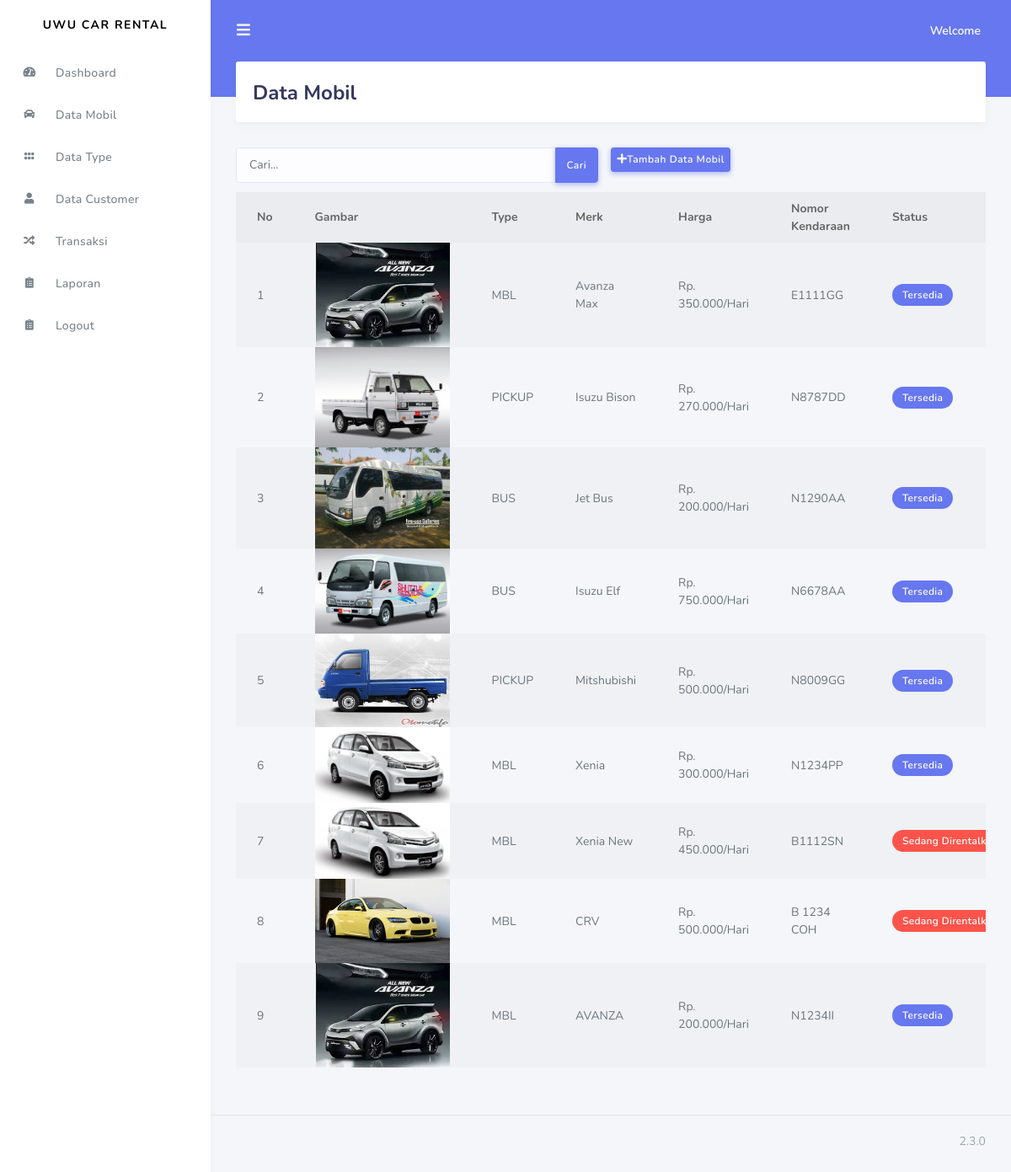
/rental_mobill/Admin/Data_mobil (signed in), run on the app's committed database.
### tables this page shows
CREATE TABLE `mobil` (
  `id_mobil` int(11) NOT NULL,
  `kode_type` varchar(120) NOT NULL,
  `merk` varchar(120) NOT NULL,
  `nopol` varchar(20) NOT NULL,
  `warna` varchar(20) NOT NULL,
  `tahun` varchar(4) NOT NULL,
  `harga` varchar(120) NOT NULL,
  `status` varchar(50) NOT NULL,
  `gambar` varchar(255) NOT NULL,
  `denda` int(11) NOT NULL,
  `supir` int(11) NOT NULL,
  `mp3_player` int(11) NOT NULL,
  `ac` int(11) NOT NULL,
  `central_lock` int(11) NOT NULL
);

### rental_mobill/application/controllers/Admin/Data_mobil.php (called while the page is built, shortened)
<?php
class Data_mobil extends CI_Controller {
    public function index()
    {
        $data['mobil'] = $this->Rental_model->get_data('mobil')->result();
        $data['type'] = $this->Rental_model->get_data('type')->result();
       $this->load->view('templates_admin/header');
       $this->load->view('templates_admin/sidebar');
       $this->load->view('Admin/Data_mobil', $data);
       $this->load->view('templates_admin/footer');
    }
}
?>

### rental_mobill/index.php (called while the page is built, shortened)
<?php
require_once BASEPATH.'core/CodeIgniter.php';

### rental_mobill/application/models/Rental_model.php (called while the page is built, shortened)
<?php
class Rental_model extends CI_Model {
    public function get_data($table){
        return $this->db->get($table);
    }
}
?>

### rental_mobill/application/views/Admin/Data_mobil.php (the view, shortened to what this page needs)
<div class="main-content">
        <section class="section">
          <div class="section-header">
            <h1>Data Mobil</h1>
          </div>
          <div class="row mt-3">
              <div class="col-md-6">
                  <form action="" method="post">
                  <div class="input-group">
                      <input type="text" class="form-control" placeholder="Cari..." name="keyword">
                      <div class="input-group-append">
                      <button class="btn btn-primary" type="submit">Cari</button>
                      </div>
                  </div>
                  </form>
              </div>
              <a href="<?php echo base_url('Admin/Data_mobil/tambah_mobil')?>" class="btn btn-sm btn-primary mb-4">
            <i class="fas fa-plus fa-sm"></i>Tambah Data Mobil</a>
          </div>
          <div class="table-responsive">
          <table class="table table-hover table-striped table-borderd">
            <thead>
                <tr>
                <th>No</th>
                <th>Gambar</th>
                <th>Type</th>
                <th>Merk</th>
                <th>Harga</th>
                <th>Nomor Kendaraan</th>
                <th>Status</th>
                </tr>
            </thead>
            <tbody>
                <?php
                $no=1;
                foreach($mobil as $mbl) : ?>
                <tr>
                    <td><?php echo $no++ ?></td>
                    <td>
                      <img width="160px" src="<?php echo base_url().'assets/upload/'.$mbl->gambar ?>">
                    </td>
                    <td><?php echo $mbl->kode_type ?></td>
                    <td><?php echo $mbl->merk ?></td>
                    <td>Rp. <?php echo number_format ($mbl->harga,0,',','.') ?>/Hari</td>
                    <td><?php echo $mbl->nopol ?></td>
                    <td><?php
                    if($mbl->status == "0"){
                        echo "<span class='badge badge-danger'>Sedang Direntalkan </span>";
                    }else{
                        echo "<span class='badge badge-primary'>Tersedia </span>";
                    }
                    ?></td>
                    </tr>
                <?php endforeach; ?>
            </tbody>
          </table>
          </div>
        </section>
</div>

### rental_mobill/application/views/templates_admin/header.php (shortened to what this page needs)
<!DOCTYPE html>
<html lang="en">
<head>
  <link rel="stylesheet" href="https://stackpath.bootstrapcdn.com/bootstrap/4.3.1/css/bootstrap.min.css">
  <link rel="stylesheet" href="https://use.fontawesome.com/releases/v5.7.2/css/all.css">
  <link rel="stylesheet" href="<?php echo base_url('assets/assets_stisla') ?>/assets/css/style.css">
  <link rel="stylesheet" href="<?php echo base_url('assets/assets_stisla') ?>/assets/css/components.css">
</head>

### rental_mobill/application/views/templates_admin/sidebar.php (shortened to what this page needs)
<body>
  <div id="app">
    <div class="main-wrapper">
      <div class="navbar-bg"></div>
      <nav class="navbar navbar-expand-lg main-navbar">
        <form class="form-inline mr-auto">
          <ul class="navbar-nav mr-3">
            <li><a href="#" data-toggle="sidebar" class="nav-link nav-link-lg"><i class="fas fa-bars"></i></a></li>
          </ul>
        </form>
        <ul class="navbar-nav navbar-right">
        <li class="dropdown"><a href="#" class="nav-link nav-link-lg nav-link-user">
            <div class="d-sm-none d-lg-inline-block">Welcome <?php echo $this->session->userdata('nama'); ?></div></a>
          </li>
          </ul>
      </nav>
      <div class="main-sidebar">
        <aside id="sidebar-wrapper">
          <div class="sidebar-brand">
            <a href="index.html">UWU CAR RENTAL</a>
          </div>
          <ul class="sidebar-menu">
              <li>
                <a class="nav-link" href="<?php echo base_url('Admin/Dashboard') ?>"><i class="fas fa-tachometer-alt"></i> <span>Dashboard</span></a>
              </li>
              <li>
                <a class="nav-link" href="<?php echo base_url('Admin/Data_mobil') ?>"><i class="fas fa-car"></i> <span>Data Mobil</span></a>
              </li>
              <li>
                <a class="nav-link" href="<?php echo base_url('Admin/Data_type') ?>"><i class="fas fa-grip-horizontal"></i> <span>Data Type</span></a>
              </li>
              <li>
                <a class="nav-link" href="<?php echo base_url('Admin/Data_customer') ?>"><i class="fas fa-user"></i> <span>Data Customer</span></a>
              </li>
              <li>
                <a class="nav-link" href="<?php echo base_url('Admin/Data_transaksi') ?>"><i class="fas fa-random"></i> <span>Transaksi</span></a>
              </li>
              <li>
                <a class="nav-link" href="<?php echo base_url('Admin/Laporan') ?>"><i class="fas fa-clipboard-list"></i> <span>Laporan</span></a>
              </li>
              <li>
                <a class="nav-link" href="<?php echo base_url('Auth/logoutadmin') ?>"><i class="fas fa-clipboard-list"></i> <span>Logout</span></a>
              </li>
            </ul>
        </aside>
      </div>

### rental_mobill/application/views/templates_admin/footer.php (shortened to what this page needs)
<footer class="main-footer">
        <div class="footer-right">
          2.3.0
        </div>
      </footer>
    </div>
  </div>
</body>
</html>

### data on the page
mobil: gambar (picture), kode_type "MBL", merk "Avanza Max", harga "350.000", nopol "E1111GG", status "Tersedia"
mobil: gambar (picture), kode_type "PICKUP", merk "Isuzu Bison", harga "270.000", nopol "N8787DD", status "Tersedia"
mobil: gambar (picture), kode_type "BUS", merk "Jet Bus", harga "200.000", nopol "N1290AA", status "Tersedia"
mobil: gambar (picture), kode_type "BUS", merk "Isuzu Elf", harga "750.000", nopol "N6678AA", status "Tersedia"
mobil: gambar (picture), kode_type "PICKUP", merk "Mitshubishi", harga "500.000", nopol "N8009GG", status "Tersedia"
mobil: gambar (picture), kode_type "MBL", merk "Xenia", harga "300.000", nopol "N1234PP", status "Tersedia"
mobil: gambar (picture), kode_type "MBL", merk "Xenia New", harga "450.000", nopol "B1112SN", status "Sedang…"
mobil: gambar (picture), kode_type "MBL", merk "CRV", harga "500.000", nopol "B 1234 COH", status "Sedang…"
mobil: gambar (picture), kode_type "MBL", merk "AVANZA", harga "200.000", nopol "N1234II", status "Tersedia"
